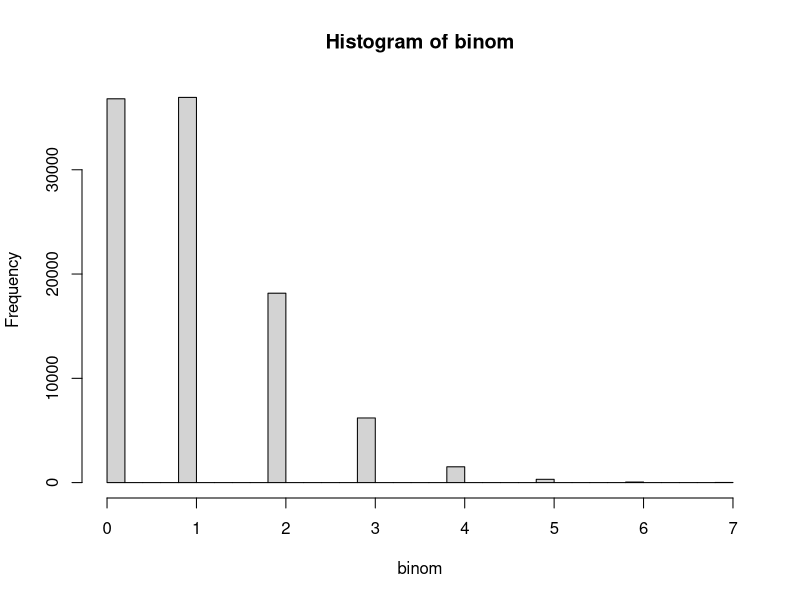
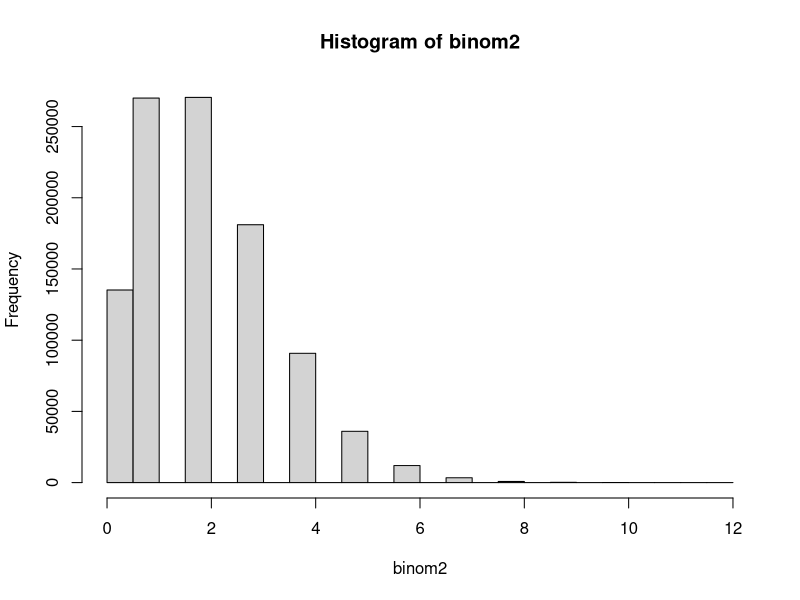
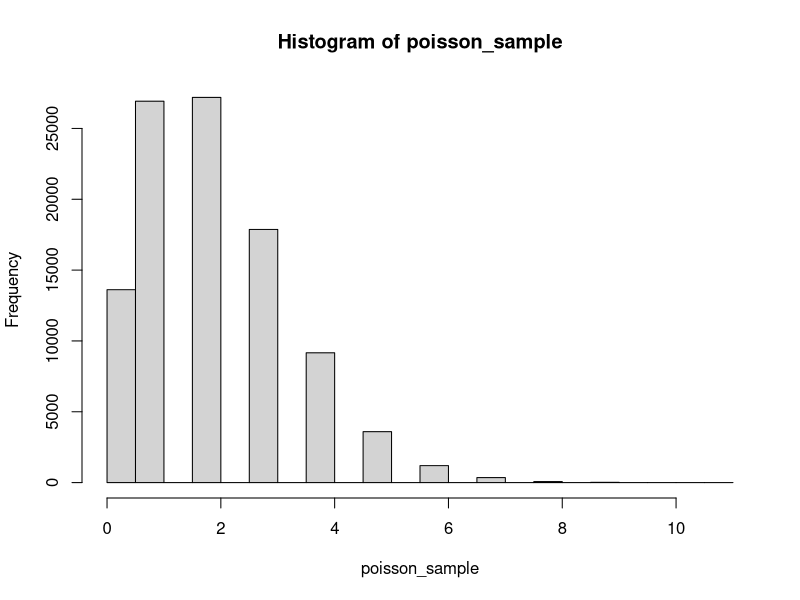

R code for these plots, in order:
# poisson; simulate with binomial where probability is very low / rare event
# so, n is large and p is small
binom = rbinom(100000, 1000, .001)
hist(binom, breaks=30)


binom2 = rbinom(1000000, 1000, .002)
hist(binom2, breaks=30)
mean(binom2)
1000 * .002

?dpois
poisson_sample <- rpois(100000, 2)
hist(poisson_sample, breaks=20)
mean(poisson_sample == 0)
dpois(0, 2)
